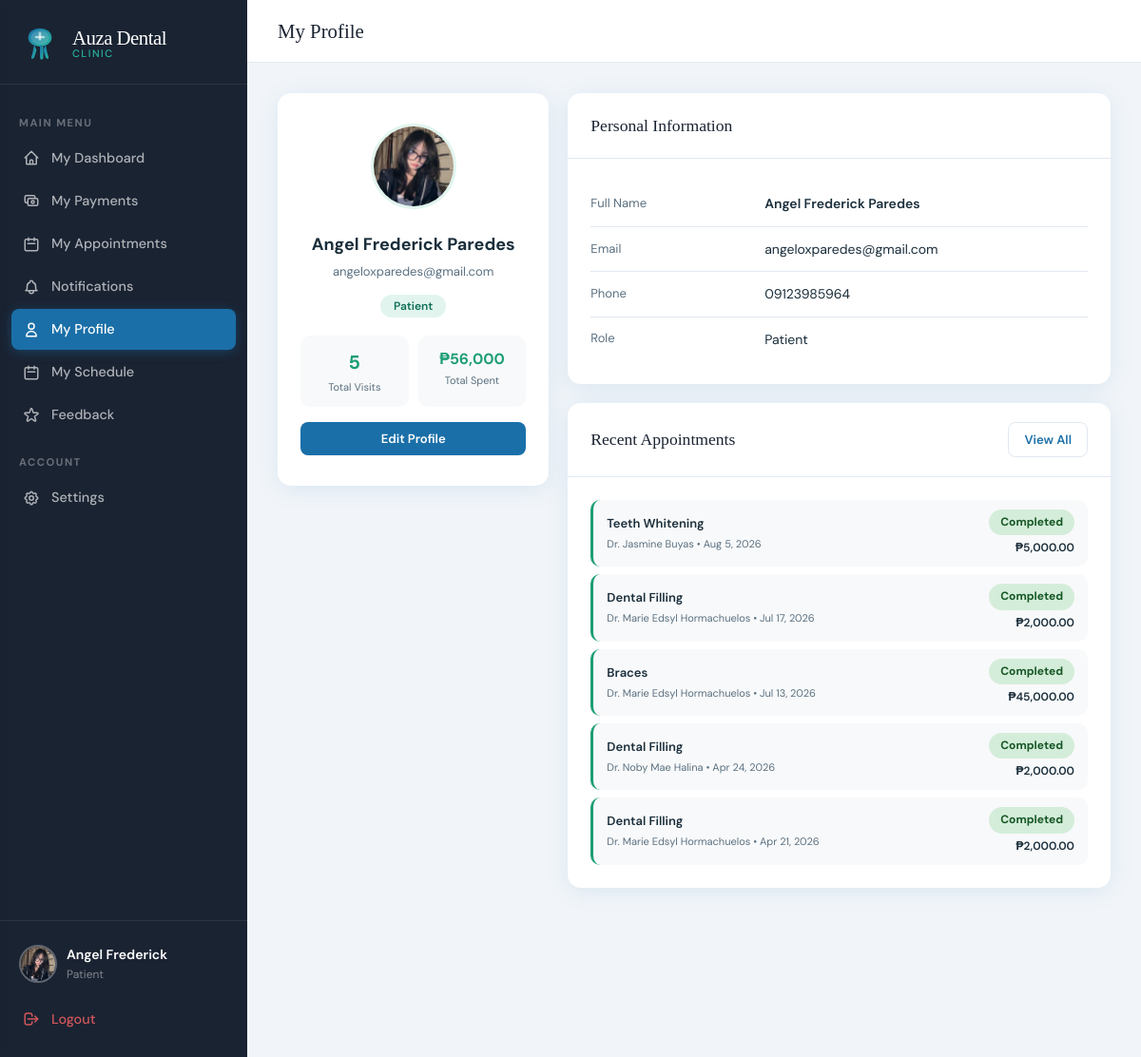
Page /index.php?page=patient_profile (signed in) on the committed database.
### tables this page shows
CREATE TABLE `users` (
  `id` int(11) NOT NULL,
  `first_name` varchar(100) NOT NULL,
  `last_name` varchar(100) NOT NULL,
  `email` varchar(150) NOT NULL,
  `password` varchar(255) NOT NULL,
  `phone` varchar(20) DEFAULT NULL,
  `role` enum('admin','patient','staff') NOT NULL DEFAULT 'patient',
  `is_verified` tinyint(1) DEFAULT 1,
  `status` enum('pending','approved','rejected') DEFAULT 'pending',
  `created_at` datetime DEFAULT current_timestamp(),
  `avatar` varchar(255) DEFAULT NULL,
  `temp_password` varchar(255) DEFAULT NULL
);

CREATE TABLE `appointments` (
  `id` int(11) NOT NULL,
  `patient_id` int(11) NOT NULL,
  `dentist_id` int(11) NOT NULL,
  `service_id` int(11) NOT NULL,
  `appointment_date` date NOT NULL,
  `appointment_time` time NOT NULL,
  `status` enum('pending','confirmed','completed','cancelled') DEFAULT 'pending',
  `notes` text DEFAULT NULL,
  `reschedule_reason` text DEFAULT NULL,
  `rescheduled_at` datetime DEFAULT NULL,
  `original_date` date DEFAULT NULL,
  `original_time` time DEFAULT NULL,
  `created_at` datetime DEFAULT current_timestamp()
);

CREATE TABLE `services` (
  `id` int(11) NOT NULL,
  `name` varchar(150) NOT NULL,
  `description` text DEFAULT NULL,
  `duration_minutes` int(11) DEFAULT 30,
  `price` decimal(10,2) DEFAULT 0.00,
  `is_active` tinyint(1) DEFAULT 1
);

### app/controllers/AppointmentController.php (called while the page is built, shortened)
<?php
require_once __DIR__ . '/../config.php';
class AppointmentController {
    public function profile() {
        $patient_id = $_SESSION['user_id'];
        $user       = callProcedure('sp_get_user_id', [$patient_id]);
        $user       = $user[0] ?? [];
        $appointments = callProcedure('sp_get_patient_appointments', [$patient_id]);
        $totalSpent = array_sum(array_map(
            fn($a) => $a['status'] === 'completed' ? (float)$a['price'] : 0,
            $appointments
        ));
        require __DIR__ . '/../views/patient/profile.php';
    }
}

### app/views/patient/profile.php (the view, shortened to what this page needs)
<!DOCTYPE html>
<html lang="en">
<head>
<link rel="stylesheet" href="<?= APP_URL ?>/public/css/style.css">
</head>
<body>
<div class="app-layout">
  <?php require __DIR__ . '/../shared/sidebar.php'; ?>
  <div class="main-content">
    <div class="topbar">
      <div class="topbar-title">My Profile</div>
    </div>
    <div class="page-content">
      <?php require_once __DIR__ . '/../shared/helpers.php'; showFlash(); ?>
      <div style="display:grid;grid-template-columns:1fr 2fr;gap:20px;align-items:start;">
        <div class="card" style="margin-bottom:0;">
          <div class="card-body" style="text-align:center;padding:2rem 1.5rem;">
            <?php $avatarFile = $_SESSION['avatar'] ?? ''; ?>
            <?php if (!empty($avatarFile)): ?>
              <img src="<?= APP_URL ?>/public/uploads/avatars/<?= htmlspecialchars($avatarFile) ?>"
                   style="width:90px;height:90px;border-radius:50%;object-fit:cover;border:3px solid #E1F5EE;margin-bottom:16px;">
            <?php else: ?>
              <div style="width:90px;height:90px;border-radius:50%;background:#E1F5EE;display:flex;align-items:center;justify-content:center;font-size:32px;font-weight:700;color:#1D9E75;margin:0 auto 16px;">
                <?= strtoupper(substr($user['first_name']??'U',0,1)) ?>
              </div>
            <?php endif; ?>
            <div style="font-size:18px;font-weight:700;color:#1a2e3b;"><?= htmlspecialchars(($user['first_name']??'').' '.($user['last_name']??'')) ?></div>
            <div style="font-size:13px;color:#5a7080;margin-top:4px;"><?= htmlspecialchars($user['email']??'') ?></div>
            <div style="margin-top:12px;">
              <span style="background:#E1F5EE;color:#0F6E56;font-size:12px;font-weight:600;padding:4px 14px;border-radius:20px;">Patient</span>
            </div>
            <div style="display:grid;grid-template-columns:1fr 1fr;gap:10px;margin-top:20px;">
              <div style="background:#f8f9fa;border-radius:10px;padding:12px;">
                <div style="font-size:20px;font-weight:700;color:#1D9E75;"><?= count($appointments) ?></div>
                <div style="font-size:11px;color:#5a7080;margin-top:2px;">Total Visits</div>
              </div>
              <div style="background:#f8f9fa;border-radius:10px;padding:12px;">
                <div style="font-size:16px;font-weight:700;color:#1D9E75;">₱<?= number_format($totalSpent, 0) ?></div>
                <div style="font-size:11px;color:#5a7080;margin-top:2px;">Total Spent</div>
              </div>
            </div>
            <a href="?page=settings" class="btn btn-primary btn-sm" style="margin-top:16px;width:100%;display:block;text-align:center;">Edit Profile</a>
          </div>
        </div>
        <div style="display:flex;flex-direction:column;gap:20px;">
          <div class="card" style="margin-bottom:0;">
            <div class="card-header"><div class="card-title">Personal Information</div></div>
            <div class="card-body">
              <table style="width:100%;border-collapse:collapse;">
                <tr style="border-bottom:1px solid #f0f0f0;">
                  <td style="padding:12px 0;color:#5a7080;font-size:13px;width:35%;">Full Name</td>
                  <td style="padding:12px 0;font-weight:600;font-size:14px;color:#1a2e3b;"><?= htmlspecialchars(($user['first_name']??'').' '.($user['last_name']??'')) ?></td>
                </tr>
                <tr style="border-bottom:1px solid #f0f0f0;">
                  <td style="padding:12px 0;color:#5a7080;font-size:13px;">Email</td>
                  <td style="padding:12px 0;font-size:14px;color:#1a2e3b;"><?= htmlspecialchars($user['email']??'') ?></td>
                </tr>
                <tr style="border-bottom:1px solid #f0f0f0;">
                  <td style="padding:12px 0;color:#5a7080;font-size:13px;">Phone</td>
                  <td style="padding:12px 0;font-size:14px;color:#1a2e3b;"><?= htmlspecialchars($user['phone']??'—') ?></td>
                </tr>
                <tr>
                  <td style="padding:12px 0;color:#5a7080;font-size:13px;">Role</td>
                  <td style="padding:12px 0;font-size:14px;color:#1a2e3b;">Patient</td>
                </tr>
              </table>
            </div>
          </div>
          <div class="card" style="margin-bottom:0;">
            <div class="card-header">
              <div class="card-title">Recent Appointments</div>
              <a href="?page=patient_appointments" class="btn btn-ghost btn-sm">View All</a>
            </div>
            <div class="card-body">
              <?php
                $recent = array_slice($appointments, 0, 5);
              ?>
              <?php if (empty($recent)): ?>
                <div style="text-align:center;padding:1.5rem;color:#5a7080;font-size:14px;">No appointments yet.</div>
              <?php else: ?>
                <div style="display:flex;flex-direction:column;gap:8px;">
                  <?php foreach ($recent as $a):
                    $colors = ['pending'=>'#F59E0B','confirmed'=>'#3B82F6','completed'=>'#1D9E75','cancelled'=>'#FC8181'];
                    $c = $colors[$a['status']] ?? '#888';
                  ?>
                  <div style="display:flex;align-items:center;gap:12px;padding:10px 14px;border-radius:10px;background:#f8f9fa;border-left:3px solid <?= $c ?>;">
                    <div style="flex:1;">
                      <div style="font-size:13px;font-weight:600;color:#1a2e3b;"><?= htmlspecialchars($a['service_name']) ?></div>
                      <div style="font-size:11px;color:#5a7080;margin-top:2px;">Dr. <?= htmlspecialchars($a['dentist_name']) ?> &bull; <?= date('M j, Y', strtotime($a['appointment_date'])) ?></div>
                    </div>
                    <div style="text-align:right;">
                      <?= statusBadge($a['status']) ?>
                      <div style="font-size:12px;font-weight:600;color:#1a2e3b;margin-top:4px;">₱<?= number_format($a['price'], 2) ?></div>
                    </div>
                  </div>
                  <?php endforeach; ?>
                </div>
              <?php endif; ?>
            </div>
          </div>
        </div>
      </div>
    </div>
  </div>
</div>
</body>
</html>

### app/config.php (shortened to what this page needs)
<?php
function getDB() {
    static $conn = null;
    if ($conn === null) {
        $conn = new mysqli(DB_HOST, DB_USER, DB_PASS, DB_NAME);
        $conn->set_charset('utf8mb4');
    }
    return $conn;
}
function callProcedure($proc_name, $params = []) {
    $db = getDB();
    if (empty($params)) {
        $sql = "CALL {$proc_name}()";
        $result = $db->query($sql);
    } else {
        $placeholders = implode(',', array_fill(0, count($params), '?'));
        $sql = "CALL {$proc_name}({$placeholders})";
        $stmt = $db->prepare($sql);
        $types = '';
        foreach ($params as $p) {
            if (is_int($p)) $types .= 'i';
            elseif (is_float($p)) $types .= 'd';
            else $types .= 's';
        }
        $stmt->bind_param($types, ...$params);
        $stmt->execute();
        $result = $stmt->get_result();
    }
    $rows = [];
    while ($row = $result->fetch_assoc()) {
        $rows[] = $row;
    }
    return $rows;
}
function statusBadge($status) {
    $classes = [
        'pending'   => 'badge-pending',
        'confirmed' => 'badge-confirmed',
        'completed' => 'badge-completed',
        'cancelled' => 'badge-cancelled',
    ];
    $class = $classes[$status] ?? 'badge-pending';
    return "<span class='badge {$class}'>" . ucfirst($status) . "</span>";
}

### rows in the picture
users: first_name+last_name "Angel Frederick Paredes", email "angeloxparedes@gmail.com", phone "09123985964"
appointments: service.name "Teeth Whitening", dentist_name "Jasmine Buyas", appointment_date "Aug 5, 2026", status "Completed", service.price "5,000.00"
appointments: service.name "Dental Filling", dentist_name "Marie Edsyl Hormachuelos", appointment_date "Jul 17, 2026", status "Completed", service.price "2,000.00"
appointments: service.name "Braces", dentist_name "Marie Edsyl Hormachuelos", appointment_date "Jul 13, 2026", status "Completed", service.price "45,000.00"
appointments: service.name "Dental Filling", dentist_name "Noby Mae Halina", appointment_date "Apr 24, 2026", status "Completed", service.price "2,000.00"
appointments: service.name "Dental Filling", dentist_name "Marie Edsyl Hormachuelos", appointment_date "Apr 21, 2026", status "Completed", service.price "2,000.00"

### other values in the picture
$_SESSION['role'] "Patient"
count($appointments) "5"
$totalSpent "56,000"
